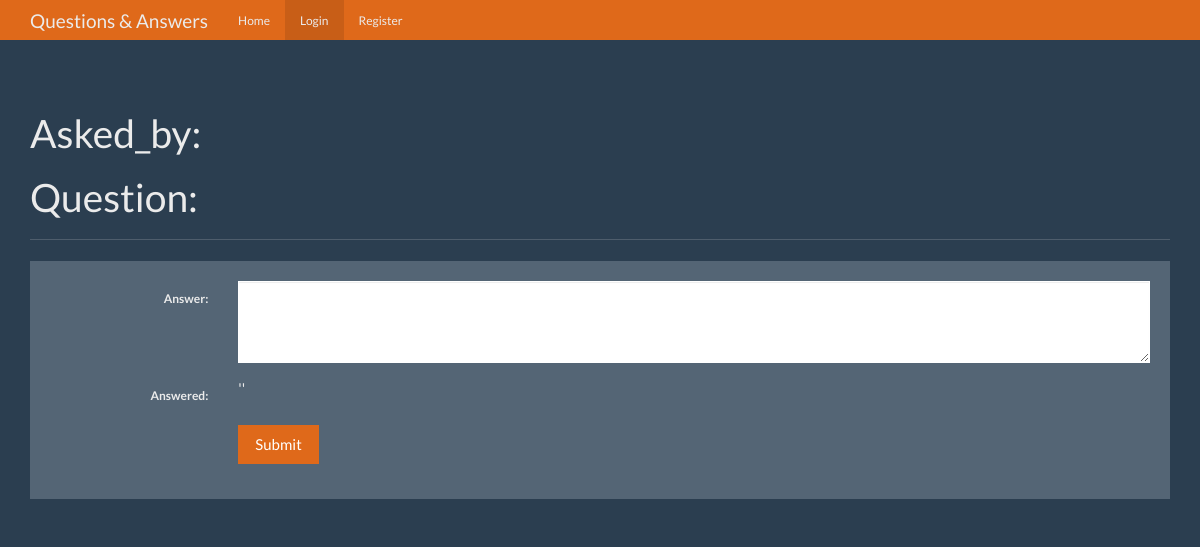
The app's page /answer/7, older data.
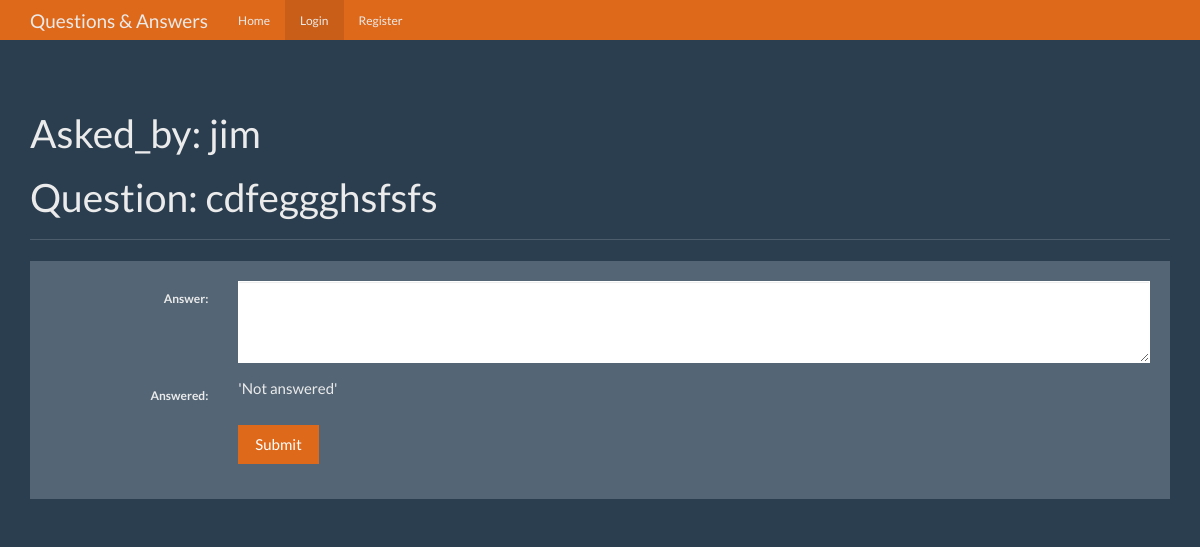
The same page, newer data.
### tables this page shows
CREATE TABLE User (
id integer primary key autoincrement,
name text not null,
password text not null,
expert boolean not null,
admin boolean not null
);

CREATE TABLE question (
id integer primary key autoincrement,
question_text text not null,
answer_text text not null,
asked_id integer not null,
expert_id integer not null
);

### app.py (the view, shortened to what this page needs)
@app.route('/answer/<question_id>', methods=['POST', 'GET'])
def answer(question_id):
    db = get_db()
    cursor = db.execute(
        'select user.name, question.id, question.question_text, question.answer_text, question.asked_id, question.expert_id from question INNER JOIN user ON question.asked_id = user.id where question.id=?', [question_id])
    question = cursor.fetchone()
    return render_template('answer.html', question=question)

### database.py (called while the page is built)
def connect_db():
    sql = sqlite3.connect('data.db')
    sql.row_factory = sqlite3.Row
    return sql

def get_db():
    if not hasattr(g, 'sqlite3'):
        g.sqlite_db = connect_db()
    return g.sqlite_db

### templates/answer.html (shortened to what this page needs)
{%extends 'base.html'%} {%from 'macro.html' import links%}  {%block nav%}{%endblock%} {%block body%}
<div class="page-header">
  <h1>Asked_by: {{question.name}}</h1>
  <h1>Question: {{question.question_text}}</h1>
</div>
<div class="row">
  <div class="col-lg-12">
    <div class="well bs-component">
      <form
        class="form-horizontal"
        method="post"
        action="{{url_for('answer', question_id=question.id)}}"
      >
        <fieldset>
          <div class="form-group">
            <label for="textArea" class="col-lg-2 control-label">Answer:</label>
            <div class="col-lg-10">
              <textarea
                name="answer"
                class="form-control"
                rows="3"
                id="textArea"
              ></textarea>
            </div>
          </div>
          <div class="form-group">
            <label for="textArea" class="col-lg-2 control-label"
              >Answered:</label
            >
            <div class="col-lg-10">
              {%if question.answer_text!='Null'%}
              <p>'{{question.answer_text}}'</p>
              {%else%}
              <p>'Not answered'</p>
              {%endif%}
            </div>
          </div>
          <div class="form-group">
            <div class="col-lg-10 col-lg-offset-2">
              <button type="submit" class="btn btn-primary">Submit</button>
            </div>
          </div>
        </fieldset>
      </form>
    </div>
  </div>
</div>
{%endblock%}

### templates/base.html (shortened to what this page needs)
{%from 'macro.html' import links%}
<!DOCTYPE html>
<html lang="en">
  <head>
    <link
      href="{{ url_for('static', filename='bootstrap.min.css') }}"
      rel="stylesheet"
    />
    <link
      href="{{ url_for('static', filename='theme.css') }}"
      rel="stylesheet"
    />
  </head>
  <body>
    <nav class="navbar navbar-inverse navbar-fixed-top">
      <div class="container">
        <div class="navbar-header">
          <a class="navbar-brand" href="#">Questions & Answers</a>
        </div>
        <div id="navbar" class="navbar-collapse collapse">{{links(user)}}</div>
      </div>
    </nav>
    <div class="container theme-showcase" role="main">
      {%block body%}{%endblock%}
    </div>
  </body>
</html>

### templates/macro.html (shortened to what this page needs)
{%macro links(user)%}
<ul class="nav navbar-nav">
  <li><a href="{{ url_for('home') }}">Home</a></li>
  {%if not user%}
  <li class="active"><a href="{{ url_for('login') }}">Login</a></li>
  <li><a href="{{ url_for('register') }}">Register</a></li>
  {%endif%}
</ul>
{%endmacro%}

### static/theme.css (style rules this page uses)
body { padding-top: 70px; padding-bottom: 30px; }

Row changes from the older to the newer data that the page shows:
now on this page (row unchanged): User: name "jim"
added question: question_text "cdfeggghsfsfs"
Text that changed along with them:
text now shown: "'Not answered'"
